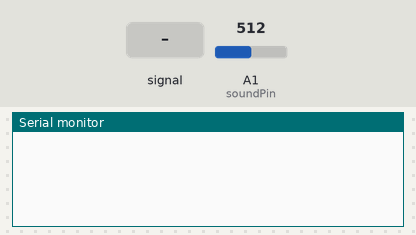
Recording of a sketch running on a simulated Arduino Uno, built with avr-gcc and run on an emulated ATmega328P. On the bench: the last lines printed to the serial monitor. The inputs (shaded band) are chosen by the test bench; at power-on: A1 (soundPin) = 512.

Above: at 1.2 s.
1.3 s: A1 (soundPin) fed a 200 Hz sine of ±81 counts around its level
At 1.37 s:
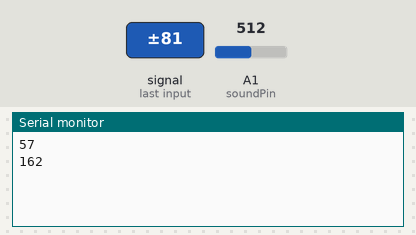
2.8 s: A1 (soundPin) set to 716
At 3.2 s:
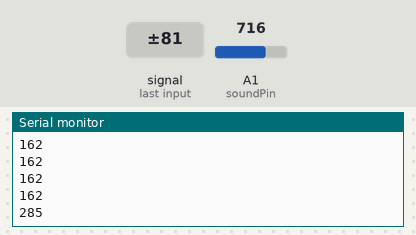
4.3 s: A1 (soundPin) fed a 1000 Hz sine of ±255 counts around its level
At 4.37 s:
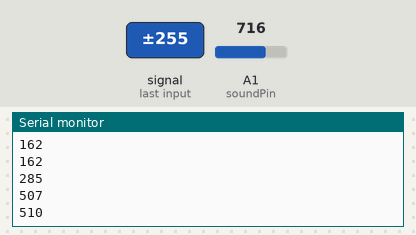
5.8 s: A1 (soundPin) set to 1023
At 6.7 s:
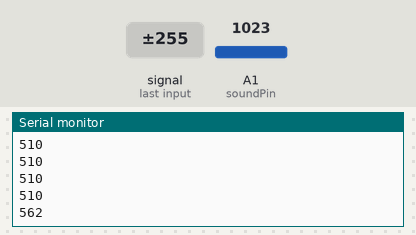
Timing chart, 0 to 8.3 s (numbered marks = the images above; inputs shaded):
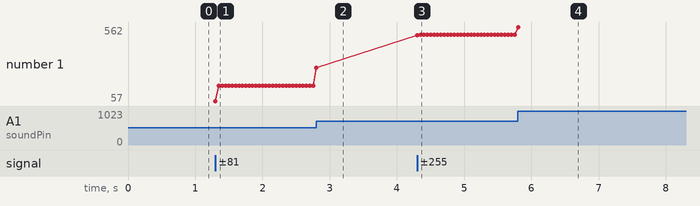

Measured:
- after the input at 1.3 s, the serial monitor: prints a new line at once (image 1)
- after the input at 2.8 s, the serial monitor: prints a new line at once (image 2)
- after the input at 4.3 s, the serial monitor: prints a new line at once (image 3)
- after the input at 5.8 s, the serial monitor: prints a new line at once (image 4)
- plotted number 1: 162 → 285 after the input at 2.8 s, 285 → 510 after the input at 4.3 s, 510 → 562 after the input at 5.8 s

The sketch:

sound.ino
```cpp
const int soundPin = A1;

// How big a swing counts as a noise
const int quietLevel = 0.4;

void setup() {
  Serial.begin(9600);
}

void loop() {
  int highest = 0;      // loudest reading so far (starts at the bottom so any reading beats it)
  int lowest = 1023;    // quietest reading so far (starts at the top so any reading beats it)
  unsigned long startTime = millis();  // remembers when this listening window began

  // Keeps taking readings until 50 milliseconds have passed
  while (millis() - startTime < 50) {
    int soundLevel = analogRead(soundPin);
    if (soundLevel > highest) highest = soundLevel;  // new loudest? remember it
    if (soundLevel < lowest) lowest = soundLevel;    // new quietest? remember it
  }

  int swing = highest - lowest;  // how big the wiggle was in this window

  // Only prints when the swing is bigger than quietLevel
  if (swing > quietLevel) {
    Serial.println(swing);
  }
}
```
